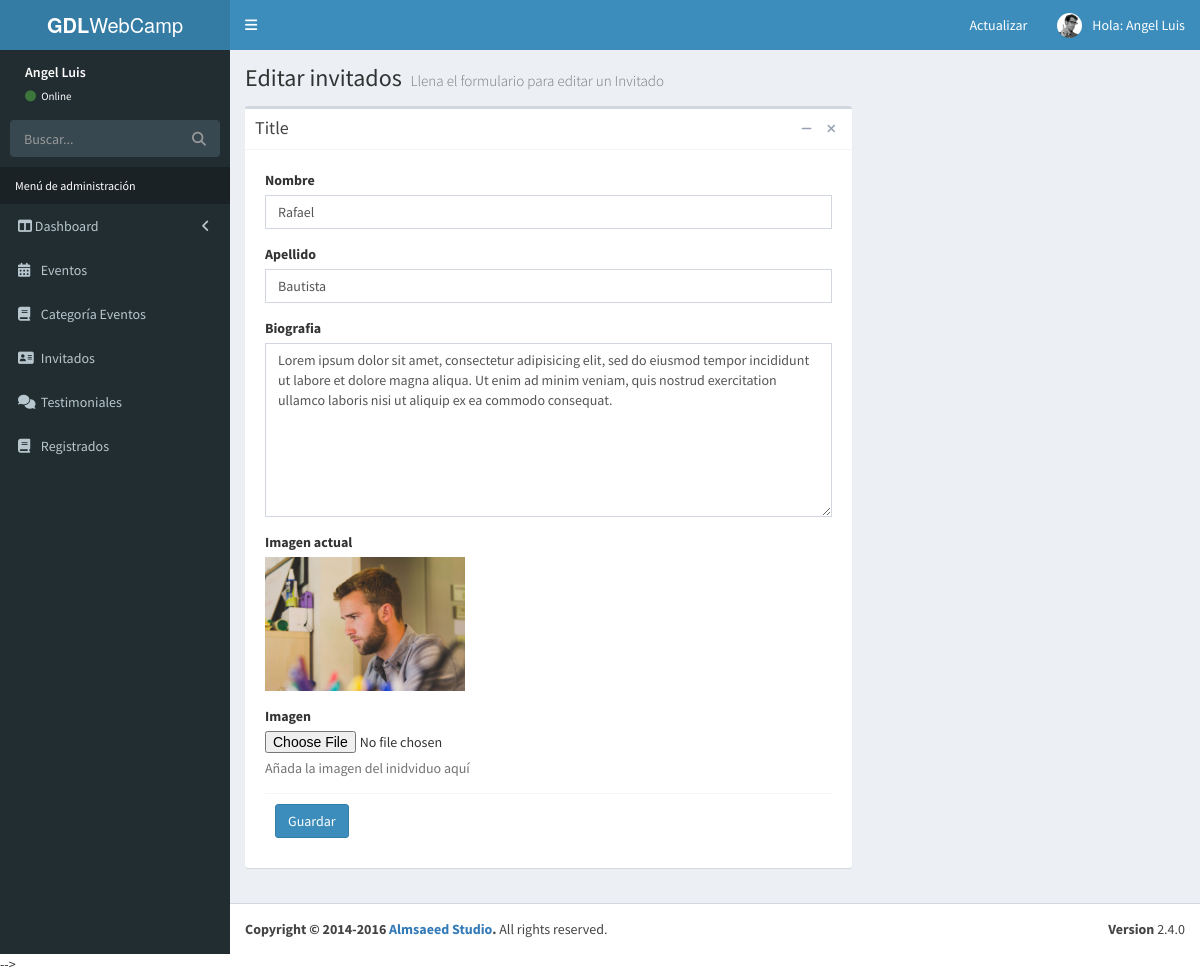
Screenshot of /admin/editar-invitado.php?id=1 (signed in) with the database file from the repository.
### tables this page shows
CREATE TABLE `invitados` (
  `invitado_id` tinyint(4) NOT NULL,
  `nombre_invitado` varchar(30) NOT NULL,
  `apellido_invitado` varchar(30) NOT NULL,
  `descripcion` text NOT NULL,
  `url_imagen` varchar(50) NOT NULL,
  `editado` datetime NOT NULL
);

### admin/editar-invitado.php (the view, shortened to what this page needs)
<?php
  $id=$_GET['id'];
  include_once 'funciones/funciones.php';
  include_once 'templates/header.php';
  include_once 'templates/barra.php';
  include_once 'templates/navegacion.php';
?>
  <div class="content-wrapper">
    <section class="content-header">
      <h1>
        Editar invitados
        <small>Llena el formulario para editar un Invitado</small>
      </h1>
    </section>
    <div class="row">
      <div class="col-md-8">
        <section class="content">
          <div class="box">
            <div class="box-header with-border">
              <h3 class="box-title">Title</h3>
              <div class="box-tools pull-right">
                <button type="button" class="btn btn-box-tool" data-widget="collapse" data-toggle="tooltip"
                        title="Collapse">
                  <i class="fa fa-minus"></i></button>
                <button type="button" class="btn btn-box-tool" data-widget="remove" data-toggle="tooltip" title="Remove">
                  <i class="fa fa-times"></i></button>
              </div>
            </div>
            <div class="box-body">
                <form role="form" name="guardar-registro" id="guardar-registro-archivo" method="POST" action="modelo-invitados.php" enctype="multipart/form-data">
                  <div class="box-body">
                    <?php
                      $sql="SELECT* FROM invitados WHERE invitado_id=".$id;
                      $resultado=$conn->query($sql);
                      $invitado=$resultado->fetch_assoc();
                    ?>
                    <div class="form-group">
                      <label for="nombre_invitado">Nombre</label>
                      <input type="text" class="form-control" id="nombre_invitado" name="nombre_invitado" placeholder="Nombre" value="<?php echo $invitado['nombre_invitado'] ?>">
                    </div>
                    <div class="form-group">
                      <label for="apellido_invitado">Apellido</label>
                      <input type="text" class="form-control" id="apellido_invitado" name="apellido_invitado" placeholder="Nombre" value="<?php echo $invitado['apellido_invitado'] ?>">
                    </div>
                    <div class="form-group">
                      <label for="biografia_invitado">Biografia</label>
                      <textarea class="form-control" name="biografia_invitado" rows="8" placeholder="Bigrafia" id="biografia_invitado"><?php echo $invitado['descripcion']; ?></textarea>
                    </div>
                    <div class="form-group">
                      <label for="imagen_actual">Imagen actual</label>
                      <br>
                      <img src="../img/<?php echo $invitado['url_imagen']; ?>" alt="Imagen invitado" width="200">
                    </div>
                    <div class="form-group">
                      <label for="imagen_invitado">Imagen</label>
                      <input type="file" id="imagen_invitado" name="archivo_imagen">
                      <p class="help-block">Añada la imagen del inidviduo aquí</p>
                    </div>
                  <div class="box-footer">
                    <button type="submit" class="btn btn-primary" id="crear_registro_admin">Guardar</button>
                  </div>
                </form>
            </div>
          </div>
        </section>
      </div>
    </div>
  </div>
<?php
  include_once 'templates/footer.php';
?>

### admin/css/admin.css (style rules this page uses)
.content-wrapper { overflow: auto; }

### rows the page displays
invitados: nombre_invitado "Rafael", apellido_invitado "Bautista", biografia_invitado "Lorem ipsum dolor sit amet, consectetur adipisicing elit, sed do eiusmod tempor incididunt ut labore et dolore magna aliqua. Ut enim ad minim veniam, quis nostrud exercitation ullamco laboris nisi ut aliquip ex ea commodo consequat.", url_imagen (picture)

### other values shown
$_SESSION['nombre'] "Angel Luis"
